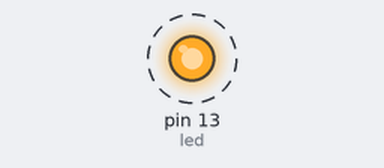
A sketch run on a simulated Arduino Uno, built with avr-gcc and run on an emulated ATmega328P. Shown: output pins drawn as LEDs (lit = HIGH). Dashed ring = blinking.

Above: at 0.5 s.
Timing chart, 0 to 4.6 s (numbered marks = the images above):
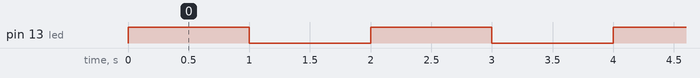

The sketch:

LedBlink.ino
```cpp
// Dichiaro le variabili utili al programma

int led = 13;
int time = 1000;

// Setup pin

void setup() {

  // Pin in output

  pinMode(led, OUTPUT);

}

// Loop

void loop() {

  // Led acceso

  digitalWrite(led, HIGH);
  delay(time);

  // Led spento

  digitalWrite(led, LOW);
  delay(time);

}
```

Measured:
- by itself, pin 13 (led): alternates HIGH for 1.0 s and LOW for 1.0 s
